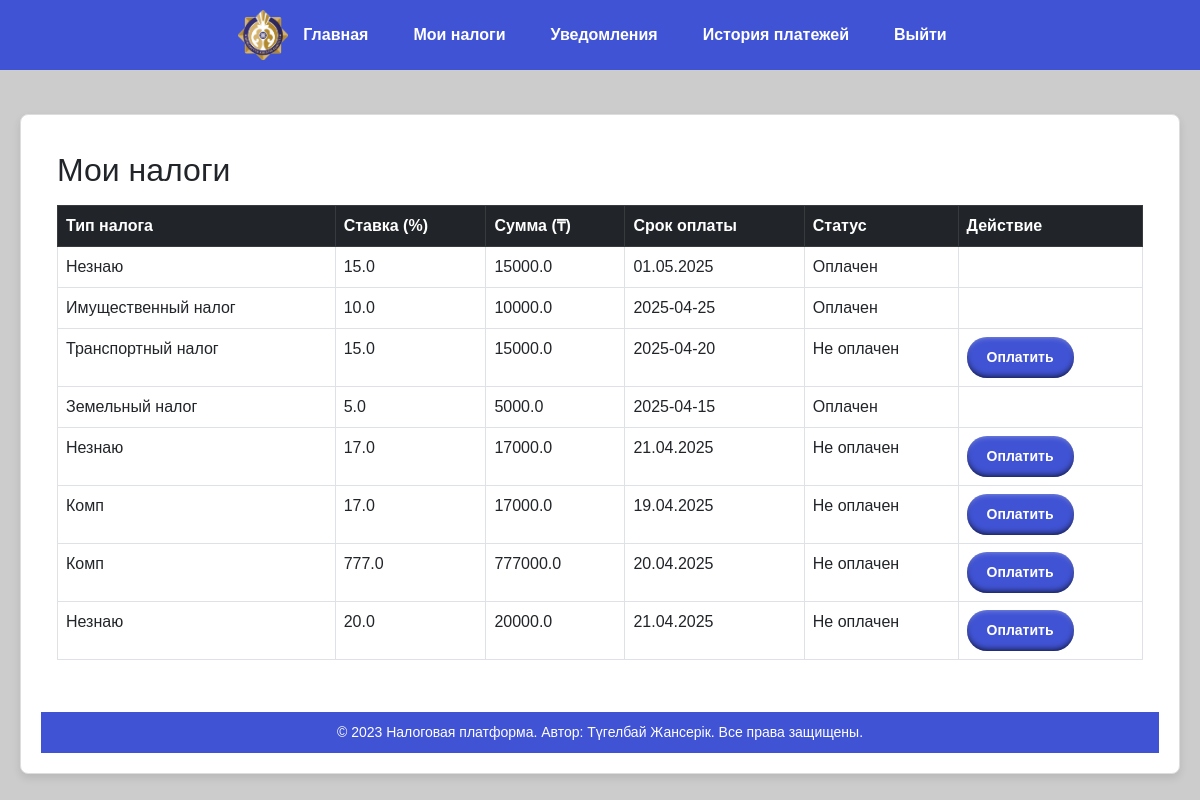
The app's page /taxpayer/taxes (signed in) with its own data.
### app.py (models this page shows)
class Tax(db.Model):
    id = db.Column(db.Integer, primary_key=True)
    type = db.Column(db.String(100), nullable=False)
    rate = db.Column(db.Float, nullable=False)  # Изменяем тип на Float
    due_date = db.Column(db.String(20), nullable=False)  # Срок оплаты
    status = db.Column(db.String(20), default='Не оплачен')  # Статус налога
    base_income = db.Column(db.Float, default=100000)  # Доход налогоплательщика (по умолчанию 100 000 ₸)
    def calculate_tax(self):
        return round((self.rate / 100) * self.base_income, 2)  # Рассчитываем сумму налога

### app.py (the view)
@app.route('/taxpayer/taxes', methods=['GET', 'POST'])
def taxpayer_taxes():
    if session.get('role') != 'taxpayer':
        return redirect(url_for('index'))
    taxes = Tax.query.all()
    for tax in taxes:
        tax.amount = tax.calculate_tax()  # Рассчитываем сумму налога
    if request.method == 'POST':
        tax_id = request.form['tax_id']
        tax = Tax.query.get(tax_id)
        tax.status = 'Оплачен'
        db.session.commit()
    return render_template('taxes.html', taxes=taxes)

### app.py (called while the page is built)
@app.before_request
def initialize_database():
    if not hasattr(app, 'db_initialized'):
        db.create_all()  # Создает все таблицы, определенные в моделях
        app.db_initialized = True

@app.context_processor
def inject_user_role():
    role = session.get('role', None)
    return {'user_role': role}

### templates/taxes.html (shortened to what this page needs)
{% extends "base.html" %}
{% block content %}
<div class="card mt-4">
    <div class="card-body">
<h2>Мои налоги</h2>
<table class="table table-bordered mt-3">
    <thead class="table-dark">
        <tr>
            <th>Тип налога</th>
            <th>Ставка (%)</th>
            <th>Сумма (₸)</th>
            <th>Срок оплаты</th>
            <th>Статус</th>
            <th>Действие</th>
        </tr>
    </thead>
    <tbody>
        {% for tax in taxes %}
        <tr>
            <td>{{ tax.type }}</td>
            <td>{{ tax.rate }}</td>
            <td>{{ tax.amount }}</td>
            <td>{{ tax.due_date }}</td>
            <td>{{ tax.status }}</td>
            <td>
                {% if tax.status != 'Оплачен' %}
                <form method="POST">
                    <button type="submit" class="button">Оплатить</button>
                </form>
                {% endif %}
            </td>
        </tr>
        {% endfor %}
    </tbody>
</table>
{% endblock %}

### templates/base.html (shortened to what this page needs)
<!DOCTYPE html>
<html lang="en">
    <head>
        <link href="https://cdn.jsdelivr.net/npm/bootstrap@5.3.0-alpha3/dist/css/bootstrap.min.css" rel="stylesheet">
        <link rel="stylesheet" href="{{ url_for('static', filename='style.css') }}">
    </head>
<body>
<header>
    <nav>
        <img src="{{ url_for('static', filename='images/logo.png') }}" alt="Logo" style="max-height: 50px;">
        <ul>
            <li><a href="/home">Главная</a></li>
            {% if user_role == 'taxpayer' %}
                <li><a href="/taxpayer/taxes">Мои налоги</a></li>
                <li><a href="/taxpayer/notifications">Уведомления</a></li>
                <li><a href="/taxpayer/payment_history">История платежей</a></li>
            {% elif user_role == 'employee' %}
                <li><a href="/employee/manage_taxes">Управление налогами</a></li>
                <li><a href="/employee/process_benefits">Обработка заявок</a></li>
                <li><a href="/employee/reports">Генерация отчетов</a></li>
            {% endif %}
            <li><a href="/logout">Выйти</a></li>
        </ul>
    </nav>
</header>
<div class="content">
    {% block content %}{% endblock %}
</div>
<footer>
    <p>&copy; 2023 Налоговая платформа. Автор: Түгелбай Жансерік. Все права защищены.</p>
</footer>
</body>
</html>

### static/style.css (style rules this page uses)
* { box-sizing: border-box; }
body { height: auto; overflow: auto; display: block; background-color: #cccccc; font-family: Arial, sans-serif; }
header { background-color: #343a40; color: white; padding: 10px 20px; position: fixed; top: 0; left: 0; width: 100%; z-index: 1000; }
header nav ul { list-style: none; margin: 0; padding: 0; display: flex; gap: 15px; }
header nav ul li a { color: white; text-decoration: none; font-weight: bold; padding: 10px 15px; border-radius: 5px; transition: background-color 0.3s; }
.content { margin-top: 70px; padding: 20px; }
footer { background-color: #4053D4; color: white; text-align: center; padding: 10px 20px; margin-top: 20px; }
footer p { margin: 0; font-size: 14px; }
nav { background-color: #4053D4; padding: 10px; position: fixed; top: 0; left: 0; width: 100%; z-index: 1000; display: flex; justify-content: center; align-items: center; }
nav ul { list-style: none; margin: 0; padding: 0; display: flex; gap: 15px; }
nav ul li { margin: 0; }
nav ul li a { color: white; text-decoration: none; font-weight: bold; padding: 10px 15px; border-radius: 5px; transition: background-color 0.3s; }
.button { width: auto; padding: 10px 20px; border: none; border-radius: 20px; font-size: 14px; font-weight: 600; cursor: pointer; display: inline-block; background: #4053D4; color: white; transition: 0.3s; box-shadow: inset 0px 3px 6px -4px rgba(255, 255, 255, 0.6), inset 0px -3px 6px -2px rgba(0, 0, 0, 0.8); }
.card { border: 1px solid #ddd; border-radius: 8px; padding: 20px; background-color: #fff; box-shadow: 0 4px 8px rgba(0, 0, 0, 0.1); }

### records on screen
Tax: type "Незнаю", rate "15.0", amount "15000.0", due_date "01.05.2025", status "Оплачен"
Tax: type "Имущественный налог", rate "10.0", amount "10000.0", due_date "2025-04-25", status "Оплачен"
Tax: type "Транспортный налог", rate "15.0", amount "15000.0", due_date "2025-04-20", status "Не оплачен"
Tax: type "Земельный налог", rate "5.0", amount "5000.0", due_date "2025-04-15", status "Оплачен"
Tax: type "Незнаю", rate "17.0", amount "17000.0", due_date "21.04.2025", status "Не оплачен"
Tax: type "Комп", rate "17.0", amount "17000.0", due_date "19.04.2025", status "Не оплачен"
Tax: type "Комп", rate "777.0", amount "777000.0", due_date "20.04.2025", status "Не оплачен"
Tax: type "Незнаю", rate "20.0", amount "20000.0", due_date "21.04.2025", status "Не оплачен"
